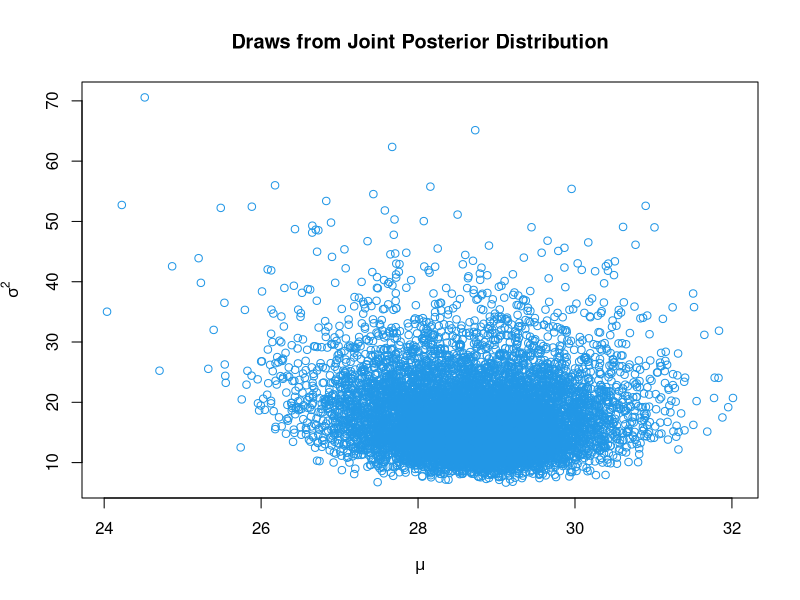
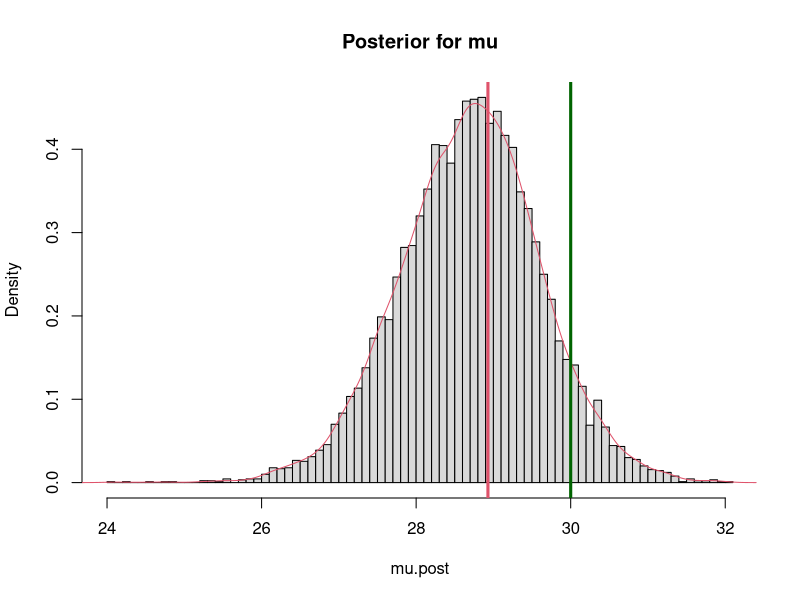
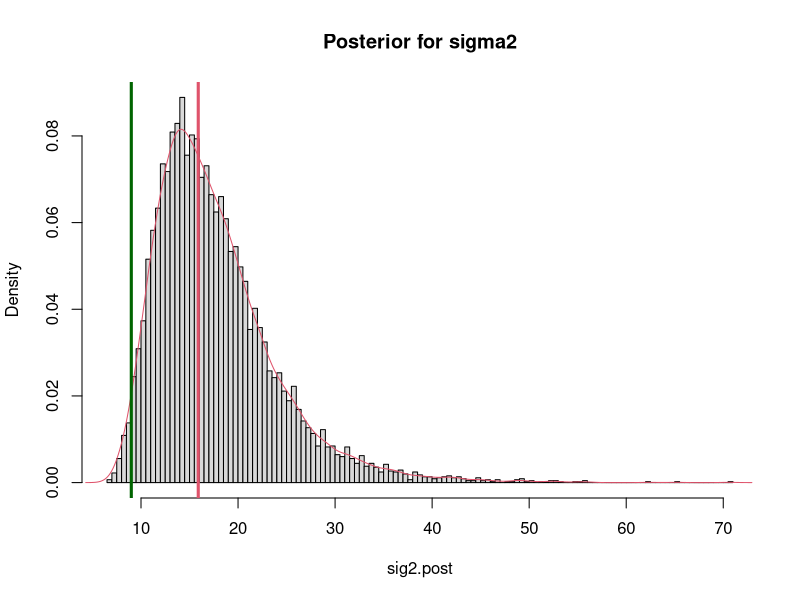
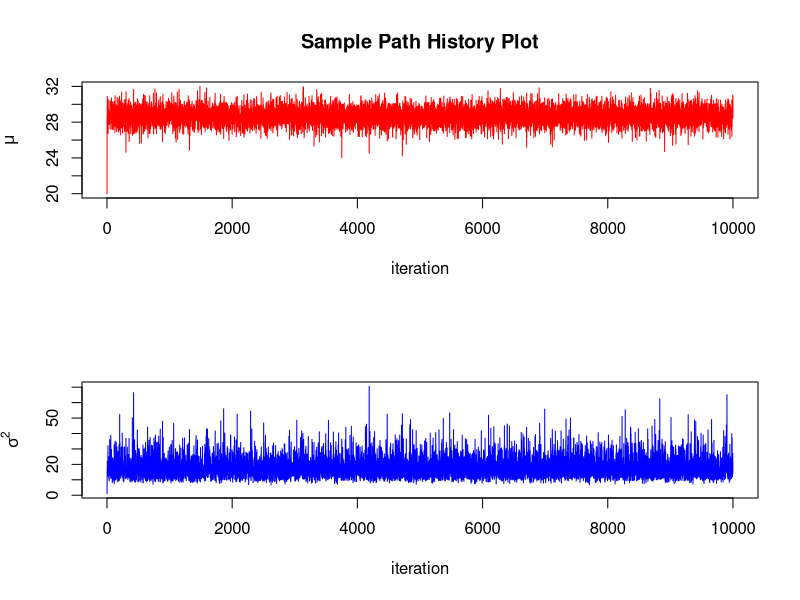
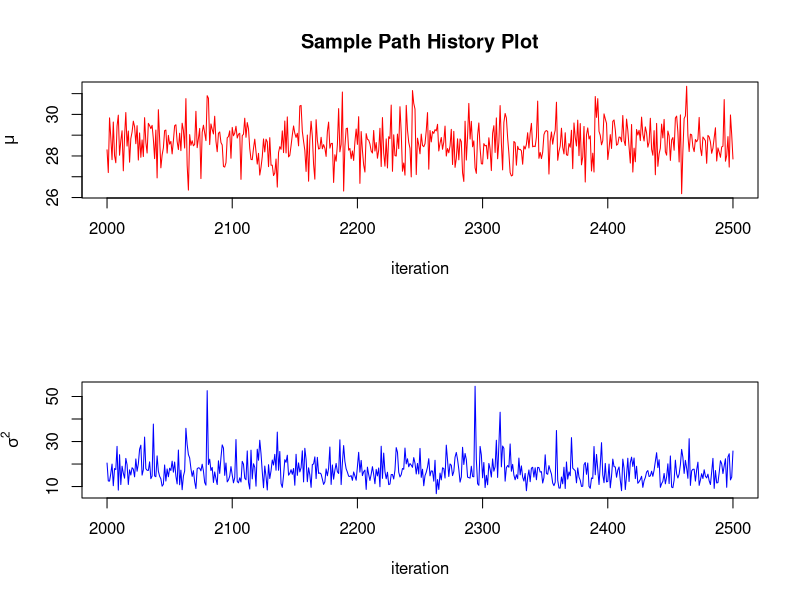
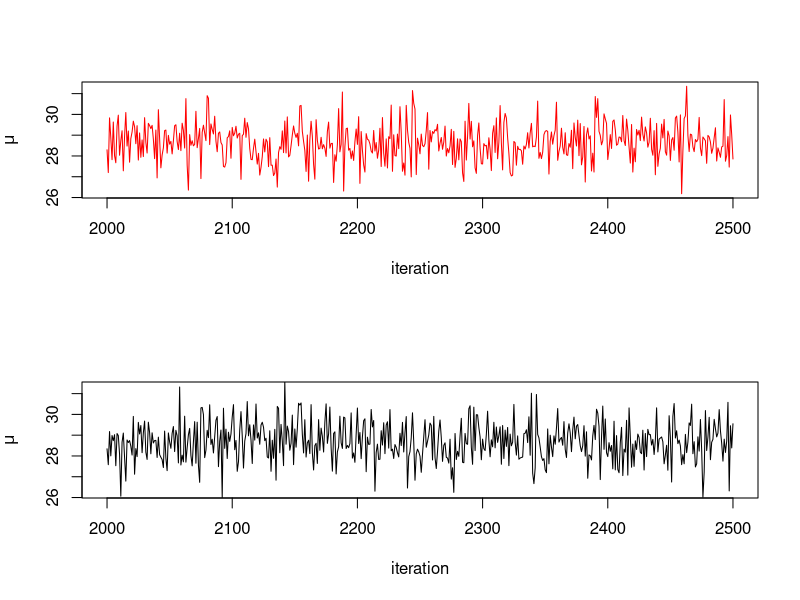

The R script that drew these images, in order: (Note: this script raises an error after producing the figures.)


#### Very simple Gibbs Sampling algorithm to get draws for mu and sigma2 from a 
#### Normal data model Yi ~ iid N(mu, sig2)
####  with the following prior distributions:
###  mu ~ Normal(theta, tau2)
###  sig2 ~ Inv-Gamma(a,b)
###  This is the semi-conjugate prior distribution described in Section 3.4
### It is NOT a conjugate family for the normal likelihood and the posterior
###  does not follow any standard parametric form.  In section 3.4, Gelman etal.
###  show how one can get useful results by using the conditional posterior of 
###  of mu|sig2,y (i.e. the complete conditional distribution!) and then computing
###  p(sig2|y) on a discrete grid (READ section 3.4) so that we can sample from 
###  p(sig2|y) and then p(mu|sig2,y).
### NOW, let's use a Gibbs sampling algorithm to solve the problem instead.
###  This is convenient because we already can take samples from the normal
### distribution of p(mu|sig2,y) and the complete cond. for sig2 (p(sig2|mu,y)) 
### also has an easy form to sample from, since it is just a Inv-Gam distribution!
### Therefore, the Gibbs sampling algorithm gets us around having to use the 
### grid approximation to sample from the marginal posterior of sig2.

set.seed(1543)
data <- rnorm(21, mean=30, sd=3)
ybar <- mean(data)
s2 <- var(data)
n <- length(data)

#### First, find the complete conditional distribution for mu: (Equation 3.11)
## mu|sig2,y,s2 ~ Normal(mu.cc.mean, mu.cc.var)
 # mu.cc.mn <- ((theta/tau2) + ((n*ybar)/sig2))/((1/tau2) + (n/sig2))       
 # mu.cc.var <- 1/((1/tau2) + (n/sig2))
 #Note these complete conditional params are functions of the unknown sigma2!
  
### Second, find the complete conditional distribution for sig2:
###    sig2|mu,y ~ InvGamma(sig.cc.a, sig.cc.b)  or  1/sig2|mu,y ~ Gamma(sig.cc.a, sig.cc.b)
 # a and b are hyperparameters for prior on sigma2 (see above)
 #  sig.cc.a <- a + n/2
 #  sig.cc.b <- ((1/2)*sum((data-mu)^2))+b
   
   
#Now write the Gibbs sampling algorithm:

 #set hyperparameters
 # Using here what many use as "default" priors.  I am not condoning or suggesting they
 # are the most appropriate prior parameters to use.
  theta <- 0
  tau2 <- 100
   a <- 0.001
   b <- 0.001

  nsim <- 10000
  mu.vec <- numeric(nsim)
  sig2.vec <- numeric(nsim)
  mu.vec[1] <- 20  #don't really need this if start by drawing mu
  sig2.vec[1] <- 1  
  
  for (t in 2:nsim) {
  	
  	  sig2.cur <- sig2.vec[t-1]
  	  
  	  #Draw a value of mu given the current value of sig2
  	  mu.cc.mn <- ((theta/tau2) + ((n*ybar)/sig2.cur))/((1/tau2) + (n/sig2.cur))
  	  mu.cc.var <- 1/((1/tau2) + (n/sig2.cur))
  	  mu.cur <- rnorm(1, mean=mu.cc.mn, sd=sqrt(mu.cc.var))
  	  mu.vec[t] <- mu.cur
  	
  	  #Now draw a value of sigma2 given the new value of mu
  	  sig.cc.a <- a + (n/2)
  	  sig.cc.b <- ((1/2)*sum((data-mu.cur)^2))+b
  	  phi <- rgamma(1, sig.cc.a, sig.cc.b)
  	  sig2.vec[t] <- 1/phi 	  
  	}

  burn.in <- 1000
  mu.post <- mu.vec[(burn.in+1):nsim]
  sig2.post <- sig2.vec[(burn.in+1):nsim]

  dev.new()
  plot(mu.post, sig2.post, type="n", main="Draws from Joint Posterior Distribution",
        xlab=expression(mu),  ylab=expression(sigma^2))
     points(mu.post, sig2.post, pch=1, col=4)
     
  dev.new()
  hist(mu.post, col=gray(0.85), nclass=100, freq=F, main="Posterior for mu")
    lines(density(mu.post), col=2)
    abline(v=30, lwd=3, col="darkgreen") #true mean
    abline(v=ybar, lwd=3, col=2)  #sample mean
    
  dev.new()
  hist(sig2.post, col=gray(0.85), nclass=100, freq=F, main="Posterior for sigma2")
    lines(density(sig2.post), col=2)
    abline(v=9, lwd=3, col="darkgreen") #true sig2
    abline(v=s2, lwd=3, col=2)  #sample mean
    
   
  ### Assessing convergence - an intro #####
  ## To get Rhat - we would need to run at least 2 parallel chains ###


    #Make Sample Path plots
     par(mfrow=c(2,1))
     plot(1:nsim, mu.vec, type="n", main="Sample Path History Plot", 
     ylab=expression(mu),  xlab="iteration")
       lines(1:nsim, mu.vec, col="red")
     plot(1:nsim, sig2.vec, type="n", main="", ylab=expression(sigma^2),
            xlab="iteration")
       lines(1:nsim, sig2.vec, col="blue")


    #Make Sample Path plots
     par(mfrow=c(2,1))
     plot(2000:2500, mu.vec[2000:2500], type="n", main="Sample Path History Plot", 
           ylab=expression(mu), xlab="iteration")
       lines(2000:2500, mu.vec[2000:2500], col="red")
     plot(2000:2500, sig2.vec[2000:2500], type="n", main="", ylab=expression(sigma^2),
            xlab="iteration")
       lines(2000:2500, sig2.vec[2000:2500], col="blue")

   ### Calculate the sample lag 1 autocorrelation - Both are small!
     acf(mu.post, plot=FALSE)[1]
     acf(sig2.post, plot=FALSE)[1]


   ### Plot white noise just to remind us what it looks like
     par(mfrow=c(2,1))
     plot(2000:2500, mu.vec[2000:2500], type="n", main="", ylab=expression(mu),
            xlab="iteration")
       lines(2000:2500, mu.vec[2000:2500], col="red")
     plot(2000:2500, mu.vec[2000:2500], type="n", main="", ylab=expression(mu),
            xlab="iteration")
       lines(2000:2500, rnorm(501, mean(mu.post), sd=sd(mu.post)), col=1)


  ###Use the CODA package
    #library(coda)
    #help(package="coda") #for list of functions
    mu.sig2.post <- mcmc(cbind(mu.post, sig2.post))
    summary(mu.sig2.post)
    plot(mu.sig2.post) 
    effectiveSize(mu.sig2.post)
    #gelman.diag(mu.sig2.post)  #Can't do b/c need at least 2 chains
    #gelman.plot(mu.sig2.post)
    

    



  
 